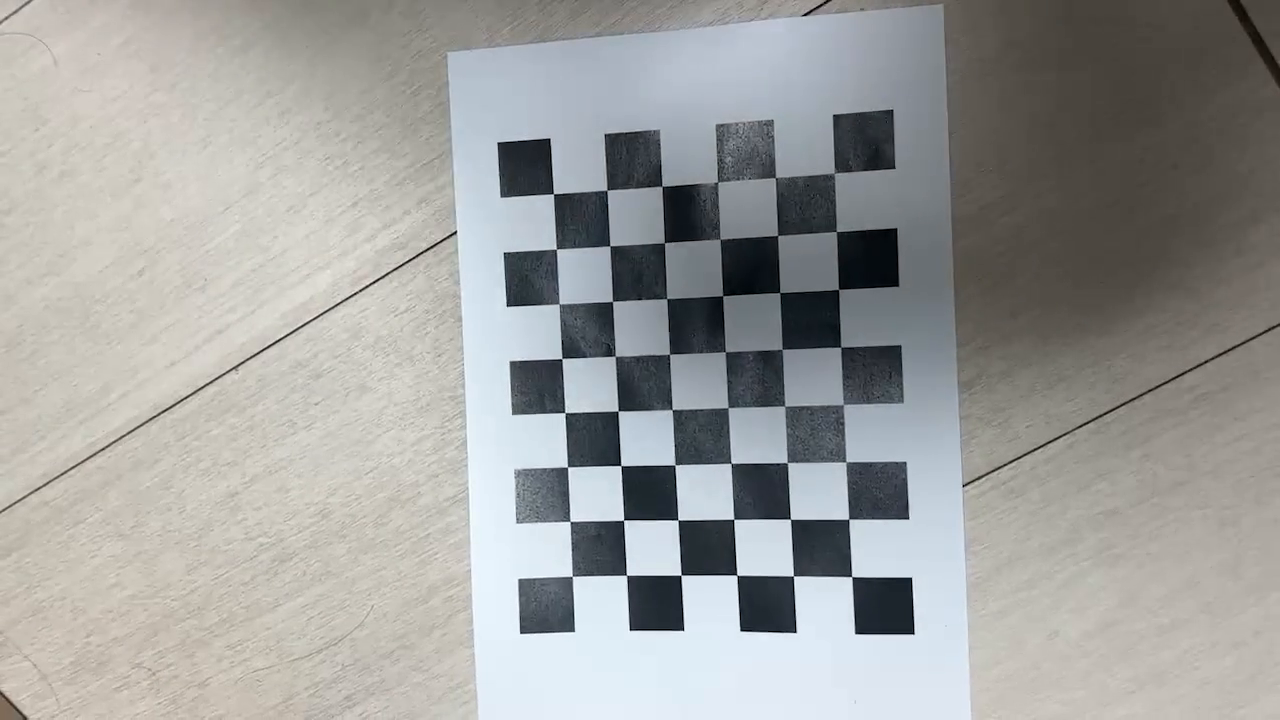
#> input picture frame 30 of data/chessboard.avi, 1280 x 720 px
$ python distortion_correction.py
#> lines starting #> are read from the running program, lines starting #| are printed output that depends on the picture; after the words box and inside, x2 and y2 are one past the last pixel; in counts of white or black regions, pixels touching at a corner belong together
import numpy as np
import cv2 as cv

# The given video and calibration data
video_file = 'data/chessboard.avi'
K = np.array([[432.7390364738057, 0, 476.0614994349778],
              [0, 431.2395555913084, 288.7602152621297],
              [0, 0, 1]]) # Derived from `calibrate_camera.py`
dist_coeff = np.array([-0.2852754904152874, 0.1016466459919075, -0.0004420196146339175, 0.0001149909868437517, -0.01803978785585194])

# Open a video
video = cv.VideoCapture(video_file)
assert video.isOpened(), 'Cannot read the given input, ' + video_file

# Run distortion correction
show_rectify = True
map1, map2 = None, None
while True:
    # Read an image from the video
    valid, img = video.read()
#> img is the input picture: shape (720, 1280, 3); mean B, G, R 156.8, 158.7, 158
    if not valid:
        break

    # Rectify geometric distortion (Alternative: `cv.undistort()`)
    info = "Original"
    if show_rectify:
        if map1 is None or map2 is None:
            map1, map2 = cv.initUndistortRectifyMap(K, dist_coeff, None, None, (img.shape[1], img.shape[0]), cv.CV_32FC1)
        img = cv.remap(img, map1, map2, interpolation=cv.INTER_LINEAR)
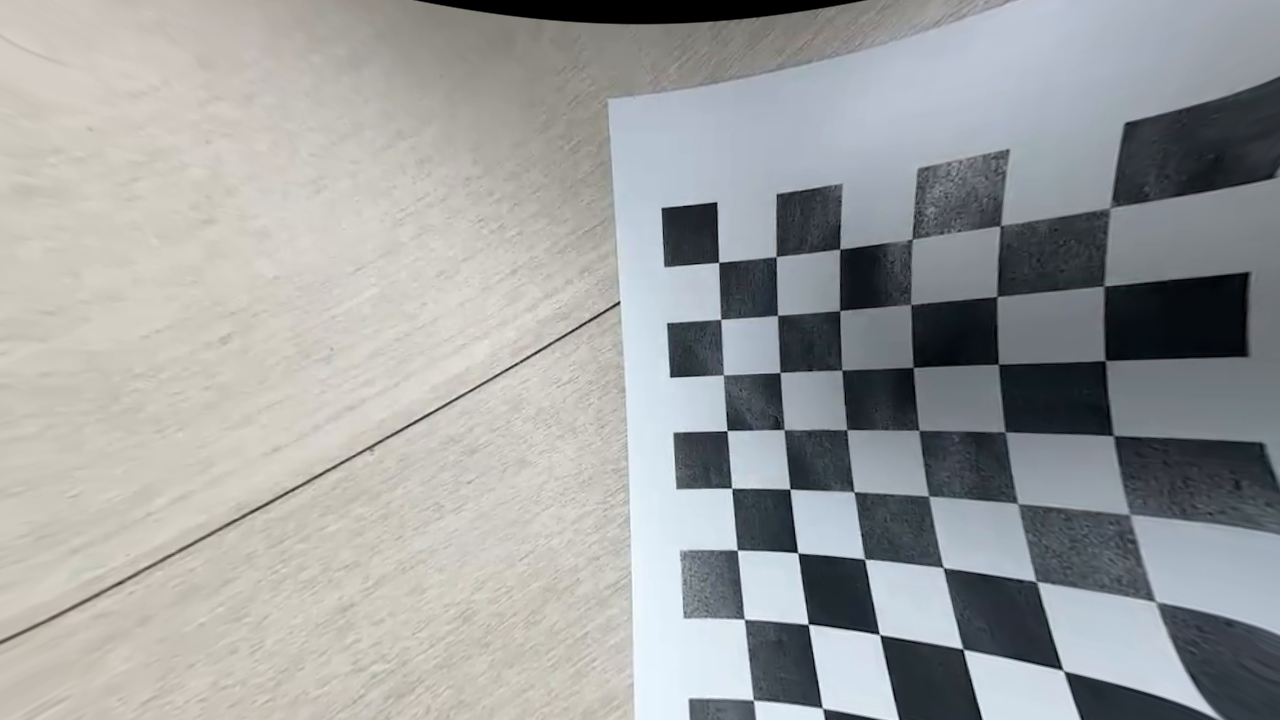
#> img: shape (720, 1280, 3); mean B, G, R 159.6, 160, 157.7
        info = "Rectified"
    cv.putText(img, info, (10, 25), cv.FONT_HERSHEY_DUPLEX, 0.6, (0, 255, 0))
#> img: shape (720, 1280, 3); 0.03% of pixels changed, all inside (x1, y1, x2, y2) = (12, 12, 91, 26)

    # Show the image and process the key event
    cv.imshow("Geometric Distortion Correction", img)
    key = cv.waitKey(10)
#> (key Esc is pressed here)
    if key == ord(' '):     # Space: Pause
        key = cv.waitKey()
    if key == 27:           # ESC: Exit
        break
    elif key == ord('\t'):  # Tab: Toggle the mode
        show_rectify = not show_rectify

video.release()
cv.destroyAllWindows()

$ run again, starting later in the video
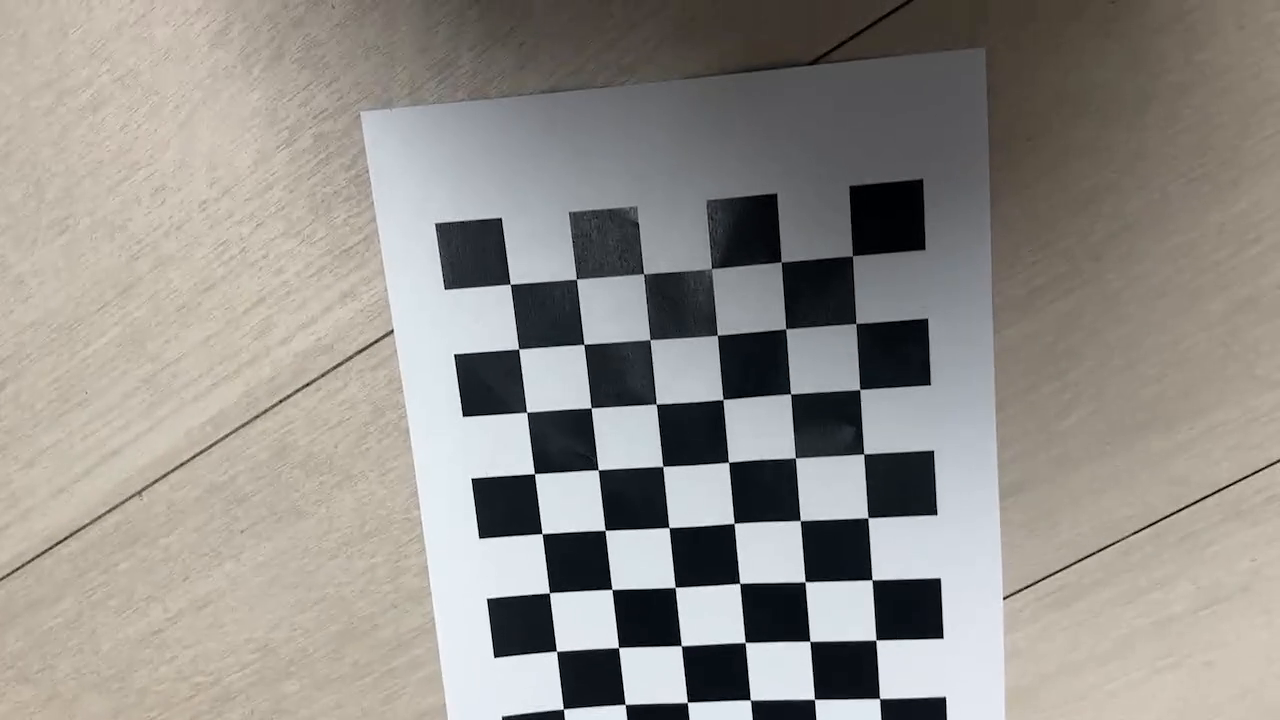
#> input picture frame 136 of data/chessboard.avi, 1280 x 720 px
#> img is the input picture: shape (720, 1280, 3); mean B, G, R 139.1, 144.1, 147.6
#> `img = cv.remap(img, map1, map2, interpolation=cv.INTER_LINEAR)`:
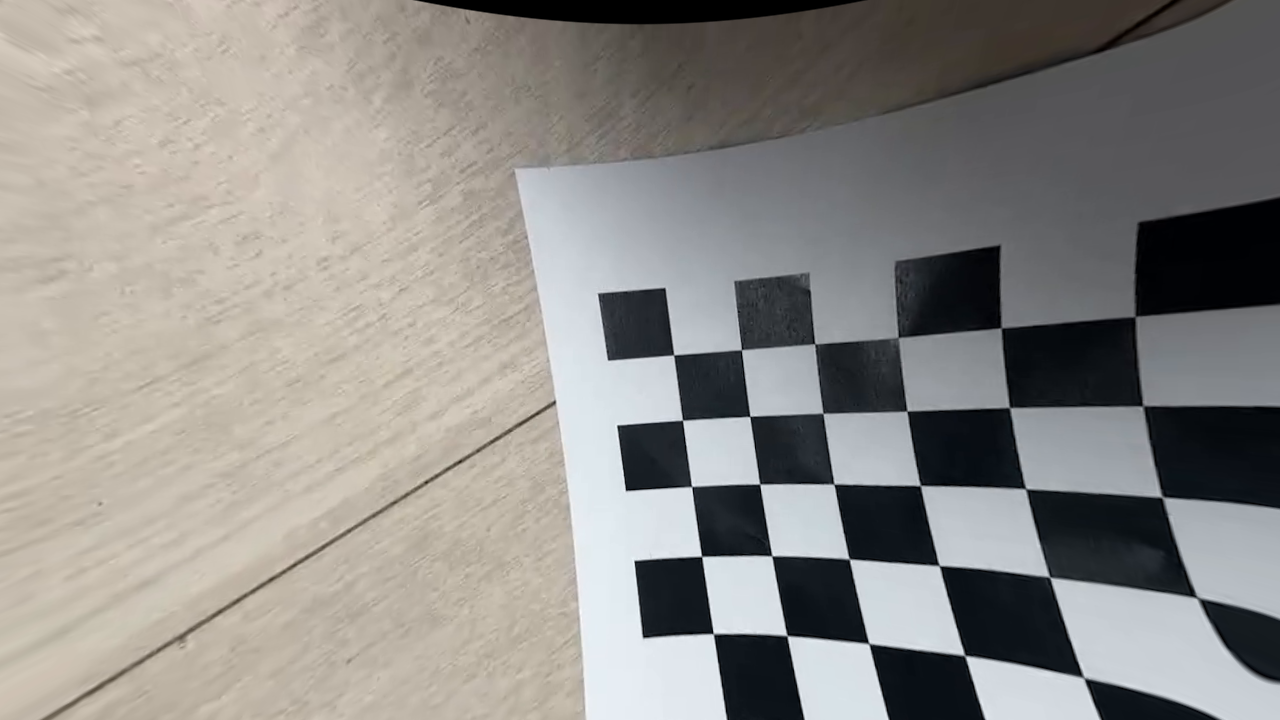
#> img: shape (720, 1280, 3); mean B, G, R 135.8, 139.7, 142.1

$ run again, starting later in the video
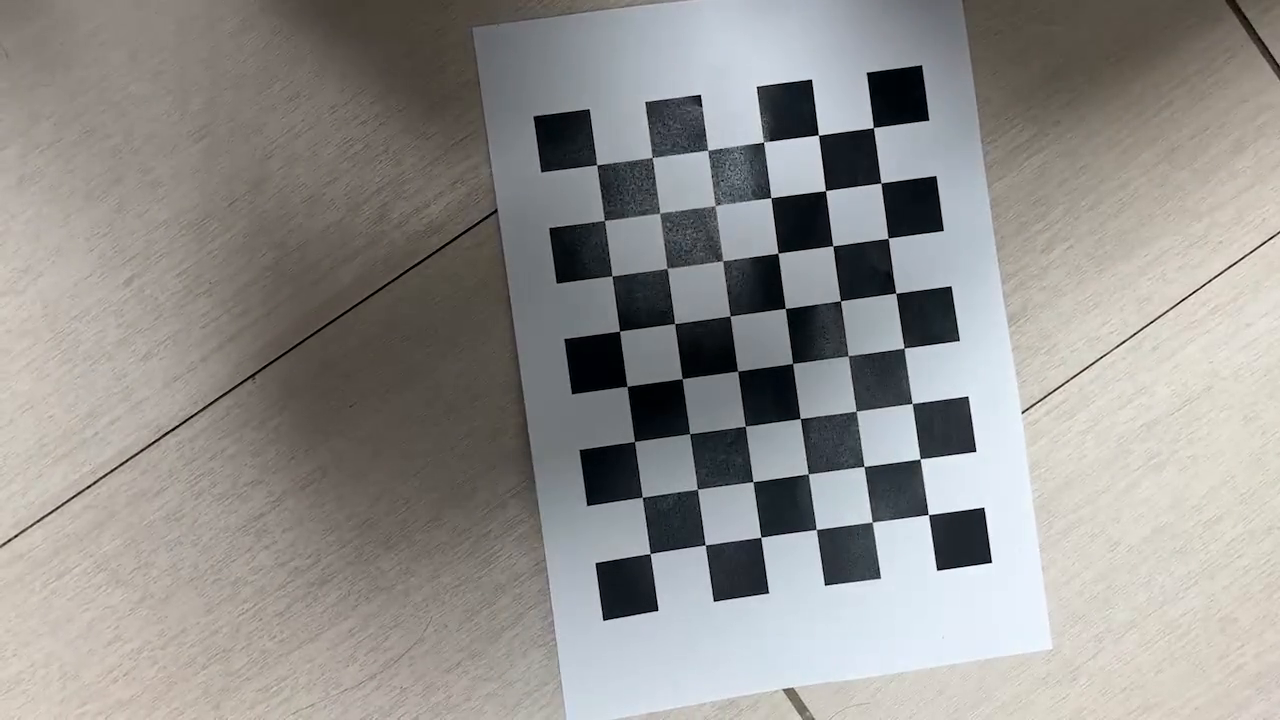
#> input picture frame 242 of data/chessboard.avi, 1280 x 720 px
#> img is the input picture: shape (720, 1280, 3); mean B, G, R 141.8, 144.6, 146.4
#> `img = cv.remap(img, map1, map2, interpolation=cv.INTER_LINEAR)`:
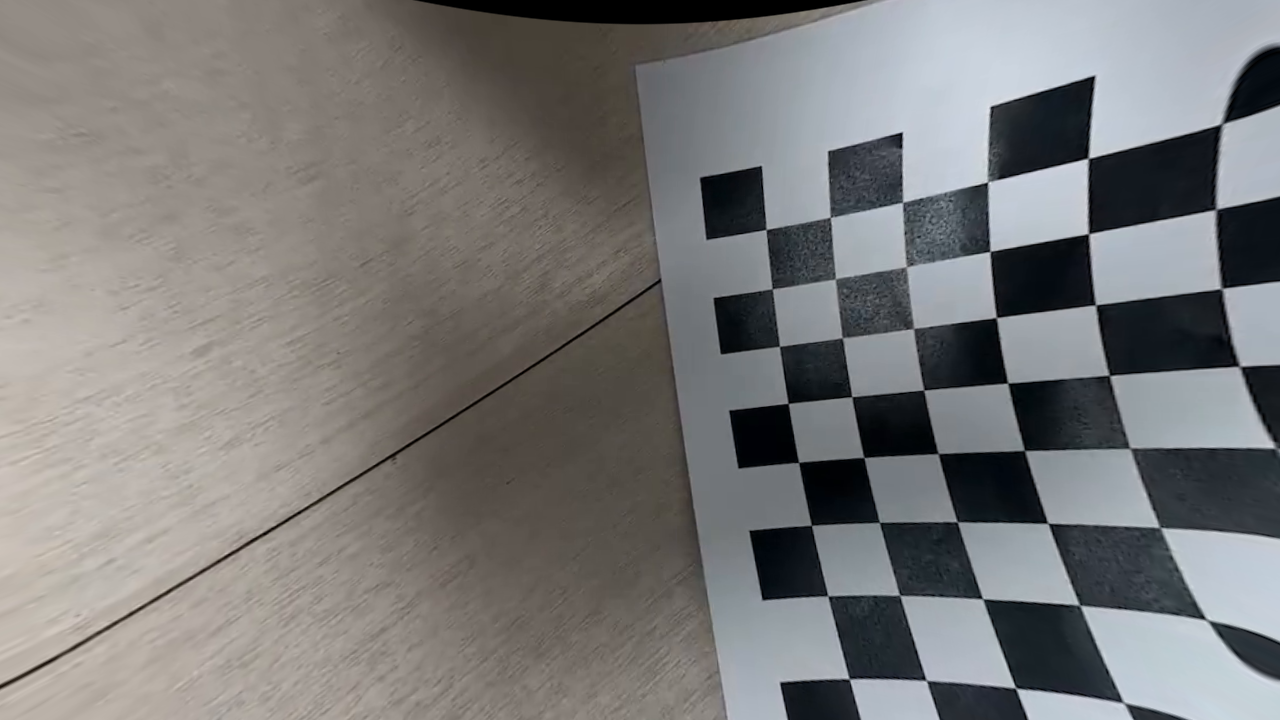
#> img: shape (720, 1280, 3); mean B, G, R 120.9, 121.7, 122.4
